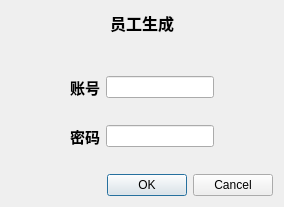
<?xml version="1.0" encoding="UTF-8"?>
<ui version="4.0">
 <class>Dialog</class>
 <widget class="QDialog" name="Dialog">
  <property name="geometry">
   <rect>
    <x>0</x>
    <y>0</y>
    <width>284</width>
    <height>207</height>
   </rect>
  </property>
  <property name="windowTitle">
   <string>Dialog</string>
  </property>
  <layout class="QVBoxLayout" name="verticalLayout">
   <item>
    <widget class="QLabel" name="label_3">
     <property name="font">
      <font>
       <pointsize>12</pointsize>
       <weight>75</weight>
       <bold>true</bold>
      </font>
     </property>
     <property name="text">
      <string>员工生成</string>
     </property>
     <property name="alignment">
      <set>Qt::AlignCenter</set>
     </property>
    </widget>
   </item>
   <item>
    <spacer name="verticalSpacer_3">
     <property name="orientation">
      <enum>Qt::Vertical</enum>
     </property>
     <property name="sizeHint" stdset="0">
      <size>
       <width>20</width>
       <height>17</height>
      </size>
     </property>
    </spacer>
   </item>
   <item>
    <layout class="QHBoxLayout" name="horizontalLayout_3">
     <item>
      <spacer name="horizontalSpacer">
       <property name="orientation">
        <enum>Qt::Horizontal</enum>
       </property>
       <property name="sizeHint" stdset="0">
        <size>
         <width>40</width>
         <height>20</height>
        </size>
       </property>
      </spacer>
     </item>
     <item>
      <layout class="QHBoxLayout" name="horizontalLayout">
       <item>
        <widget class="QLabel" name="label">
         <property name="font">
          <font>
           <pointsize>11</pointsize>
           <weight>75</weight>
           <bold>true</bold>
          </font>
         </property>
         <property name="text">
          <string>账号</string>
         </property>
        </widget>
       </item>
       <item>
        <widget class="QLineEdit" name="acLe"/>
       </item>
      </layout>
     </item>
     <item>
      <spacer name="horizontalSpacer_2">
       <property name="orientation">
        <enum>Qt::Horizontal</enum>
       </property>
       <property name="sizeHint" stdset="0">
        <size>
         <width>40</width>
         <height>20</height>
        </size>
       </property>
      </spacer>
     </item>
    </layout>
   </item>
   <item>
    <spacer name="verticalSpacer_2">
     <property name="orientation">
      <enum>Qt::Vertical</enum>
     </property>
     <property name="sizeType">
      <enum>QSizePolicy::Preferred</enum>
     </property>
     <property name="sizeHint" stdset="0">
      <size>
       <width>20</width>
       <height>20</height>
      </size>
     </property>
    </spacer>
   </item>
   <item>
    <layout class="QHBoxLayout" name="horizontalLayout_4">
     <item>
      <spacer name="horizontalSpacer_3">
       <property name="orientation">
        <enum>Qt::Horizontal</enum>
       </property>
       <property name="sizeHint" stdset="0">
        <size>
         <width>40</width>
         <height>20</height>
        </size>
       </property>
      </spacer>
     </item>
     <item>
      <layout class="QHBoxLayout" name="horizontalLayout_2">
       <item>
        <widget class="QLabel" name="label_2">
         <property name="font">
          <font>
           <pointsize>11</pointsize>
           <weight>75</weight>
           <bold>true</bold>
          </font>
         </property>
         <property name="text">
          <string>密码</string>
         </property>
        </widget>
       </item>
       <item>
        <widget class="QLineEdit" name="pwLe"/>
       </item>
      </layout>
     </item>
     <item>
      <spacer name="horizontalSpacer_4">
       <property name="orientation">
        <enum>Qt::Horizontal</enum>
       </property>
       <property name="sizeHint" stdset="0">
        <size>
         <width>40</width>
         <height>20</height>
        </size>
       </property>
      </spacer>
     </item>
    </layout>
   </item>
   <item>
    <spacer name="verticalSpacer">
     <property name="orientation">
      <enum>Qt::Vertical</enum>
     </property>
     <property name="sizeType">
      <enum>QSizePolicy::Preferred</enum>
     </property>
     <property name="sizeHint" stdset="0">
      <size>
       <width>20</width>
       <height>20</height>
      </size>
     </property>
    </spacer>
   </item>
   <item>
    <widget class="QDialogButtonBox" name="buttonBox">
     <property name="orientation">
      <enum>Qt::Horizontal</enum>
     </property>
     <property name="standardButtons">
      <set>QDialogButtonBox::Cancel|QDialogButtonBox::Ok</set>
     </property>
    </widget>
   </item>
  </layout>
 </widget>
 <resources/>
 <connections>
  <connection>
   <sender>buttonBox</sender>
   <signal>accepted()</signal>
   <receiver>Dialog</receiver>
   <slot>accept()</slot>
   <hints>
    <hint type="sourcelabel">
     <x>248</x>
     <y>254</y>
    </hint>
    <hint type="destinationlabel">
     <x>157</x>
     <y>274</y>
    </hint>
   </hints>
  </connection>
  <connection>
   <sender>buttonBox</sender>
   <signal>rejected()</signal>
   <receiver>Dialog</receiver>
   <slot>reject()</slot>
   <hints>
    <hint type="sourcelabel">
     <x>316</x>
     <y>260</y>
    </hint>
    <hint type="destinationlabel">
     <x>286</x>
     <y>274</y>
    </hint>
   </hints>
  </connection>
 </connections>
</ui>
